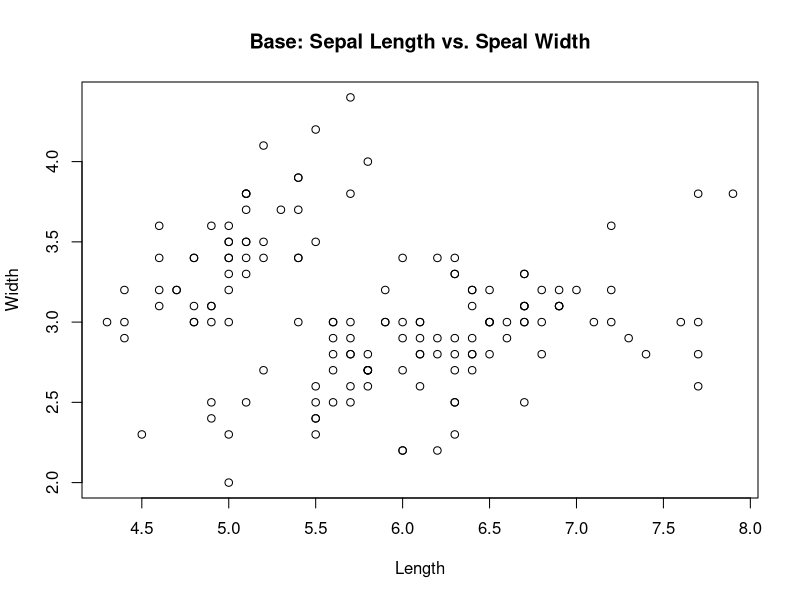
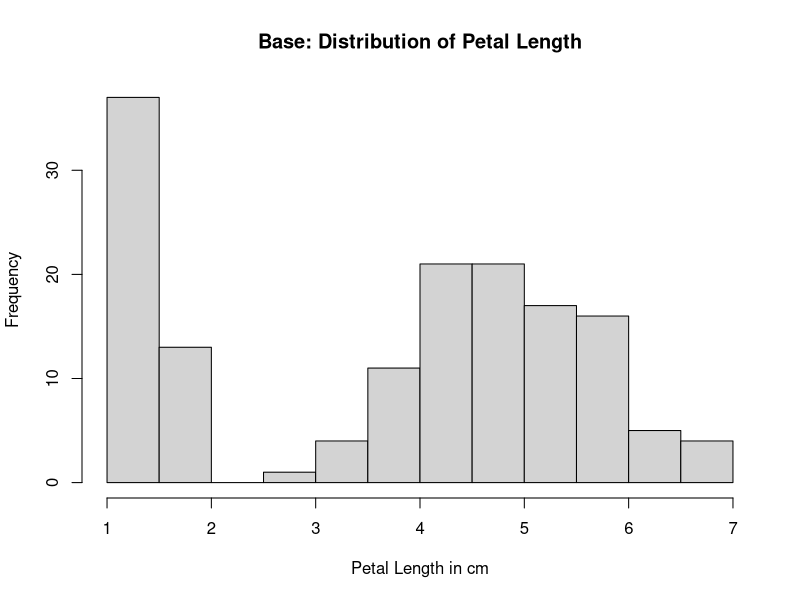
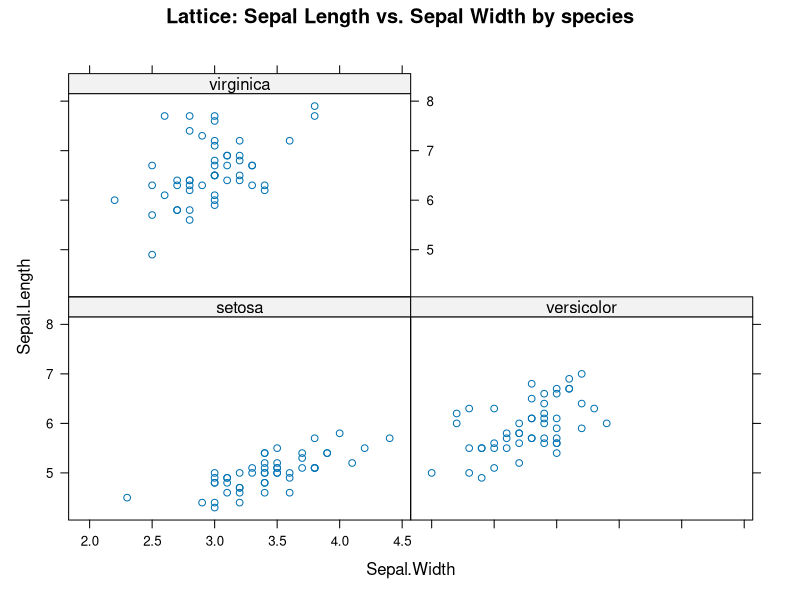
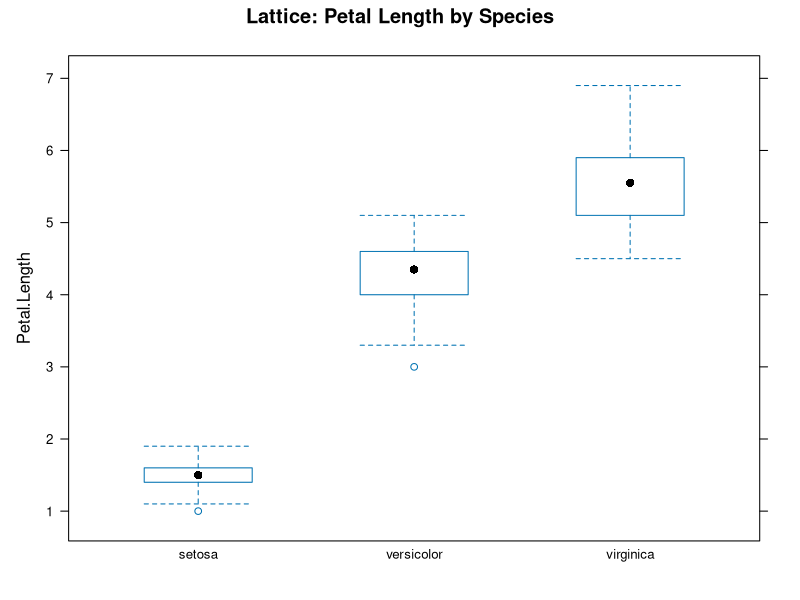
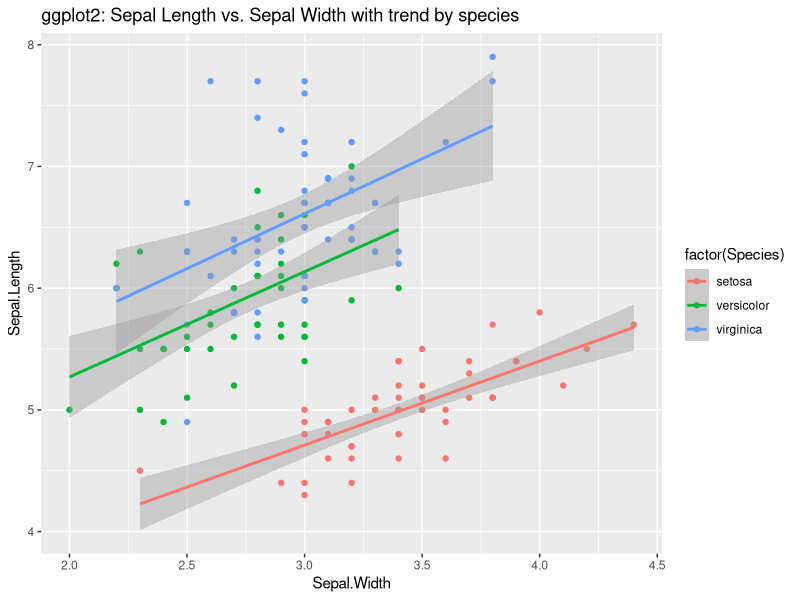
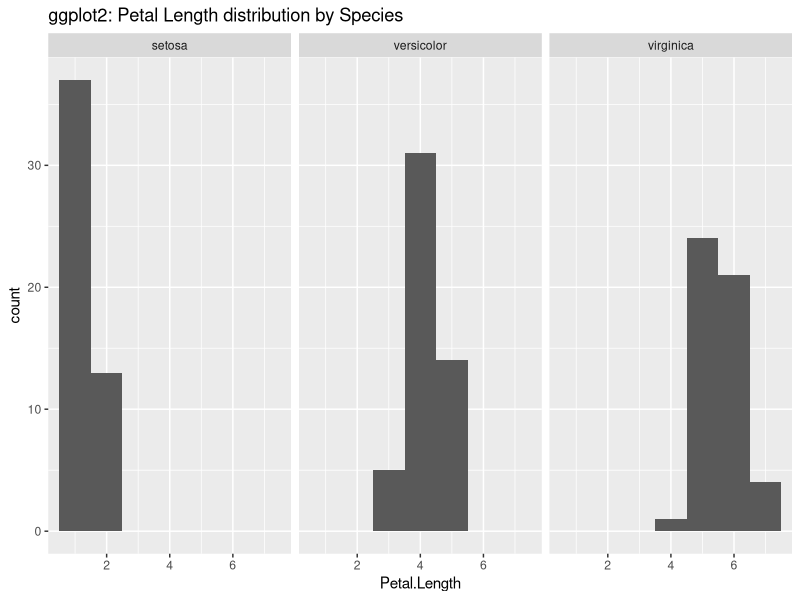

Generate these figures, in order, with R:
# Chose and load in dataset
data(iris)
head(iris)

# 1. Base R Graphics
# Scatter plot
plot(iris$Sepal.Length, iris$Sepal.Width,
     main   = "Base: Sepal Length vs. Speal Width",
     xlab   = "Length",
     ylab   = "Width")

# Histogram
hist(iris$Petal.Length,
     main   = "Base: Distribution of Petal Length",
     xlab   = "Petal Length in cm")

#2. Lattice Graphics
library(lattice)

#  scatter plot
xyplot(Sepal.Length ~ Sepal.Width | factor(Species),
       data = iris,
       main = "Lattice: Sepal Length vs. Sepal Width by species")

# Box-and-whisker plot
bwplot(Petal.Length ~ factor(Species),
       data = iris,
       main = "Lattice: Petal Length by Species")

#3. ggplot2

library(ggplot2)

# Scatter plot with smoothing
ggplot(iris, aes(x = Sepal.Width, y = Sepal.Length, color = factor(Species))) +
  geom_point() +
  geom_smooth(method = "lm") +
  labs(title = "ggplot2: Sepal Length vs. Sepal Width with trend by species")

# Faceted histogram
ggplot(iris, aes(Petal.Length)) +
  geom_histogram(binwidth = 1) +
  facet_wrap(~ Species) +
  labs(title = "ggplot2: Petal Length distribution by Species")


# blog link: https://morganlefey.com/assignment9-lis4370/
